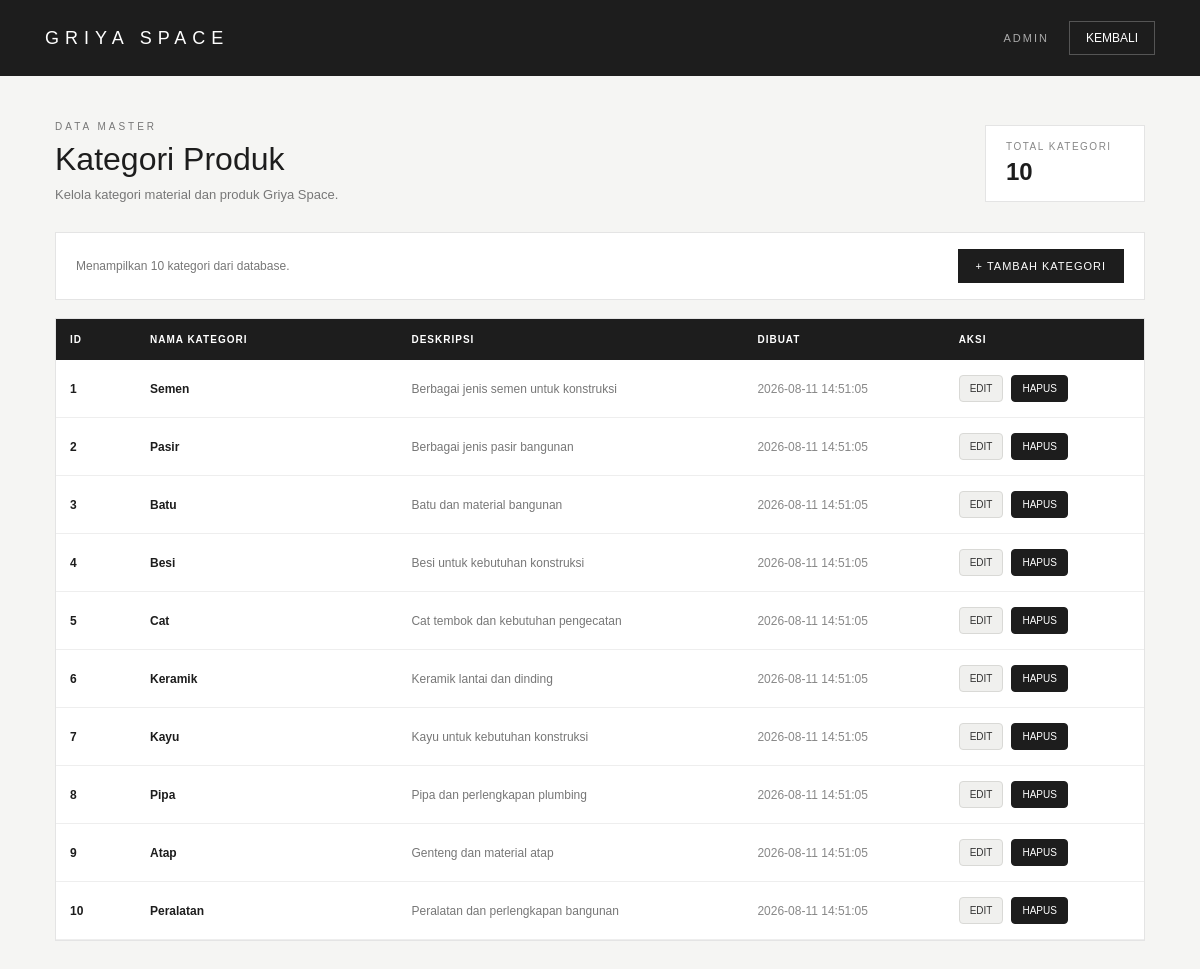
Screenshot of /griya-space/dashboard/admin/kategori/index.php (signed in) with the database file from the repository.
### tables this page shows
CREATE TABLE `kategori` (
  `id_kategori` int NOT NULL,
  `nama_kategori` varchar(100) NOT NULL,
  `deskripsi` text,
  `created_at` timestamp NULL DEFAULT CURRENT_TIMESTAMP
);

### griya-space/dashboard/admin/kategori/index.php (the view, shortened to what this page needs)
<?php
require_once "../../../config/database.php";
$sql = "
    SELECT
        id_kategori,
        nama_kategori,
        deskripsi,
        created_at
    FROM kategori
    ORDER BY id_kategori ASC
";
$result = mysqli_query($conn, $sql);
$jumlah_kategori = mysqli_num_rows($result);
?>
<!DOCTYPE html>
<html lang="id">
<head>
</head>
<body>
<header>
    <div class="brand">
        GRIYA SPACE
    </div>
    <div class="header-right">
        <div class="role">
            ADMIN
        </div>
        <a
            href="../index.php"
            class="back-link"
        >
            KEMBALI
        </a>
    </div>
</header>
<main>
    <section class="page-header">
        <div class="page-title">
            <small>
                DATA MASTER
            </small>
            <h1>
                Kategori Produk
            </h1>
            <p>
                Kelola kategori material dan produk Griya Space.
            </p>
        </div>
        <div class="summary">
            <span class="summary-label">
                TOTAL KATEGORI
            </span>
            <span class="summary-value">
                <?= $jumlah_kategori; ?>
            </span>
        </div>
    </section>
    <section class="toolbar">
        <div class="toolbar-info">
            Menampilkan
            <?= $jumlah_kategori; ?>
            kategori dari database.
        </div>
        <a
            href="tambah.php"
            class="add-button"
        >
            + TAMBAH KATEGORI
        </a>
    </section>
    <section class="table-container">
        <?php if ($jumlah_kategori > 0): ?>
            <table>
                <thead>
                    <tr>
                        <th>
                            ID
                        </th>
                        <th>
                            NAMA KATEGORI
                        </th>
                        <th>
                            DESKRIPSI
                        </th>
                        <th>
                            DIBUAT
                        </th>
                        <th>
                            AKSI
                        </th>
                    </tr>
                </thead>
                <tbody>
                    <?php while (
                        $kategori =
                        mysqli_fetch_assoc($result)
                    ): ?>
                        <tr>
                            <td class="category-id">
                                <?= (int) $kategori["id_kategori"]; ?>
                            </td>
                            <td class="category-name">
                                <?= htmlspecialchars(
                                    $kategori["nama_kategori"]
                                ); ?>
                            </td>
                            <td class="description">
                                <?= htmlspecialchars(
                                    $kategori["deskripsi"] ?? "-"
                                ); ?>
                            </td>
                            <td class="date">
                                <?= htmlspecialchars(
                                    $kategori["created_at"] ?? "-"
                                ); ?>
                            </td>
<td>
    <div style="
        display:flex;
        align-items:center;
        gap:8px;
    ">
        <a
            href="edit.php?id=<?= (int) $kategori["id_kategori"]; ?>"
            style="
                display:inline-block;
                padding:7px 10px;
                background:#f0f0ee;
                border:1px solid #d9d9d6;
                color:#333;
                text-decoration:none;
                font-size:10px;
                border-radius:4px;
            "
        >
            EDIT
        </a>
        <form
            action="hapus.php"
            method="POST"
            style="margin:0;"
            onsubmit="return confirm(
                'Yakin ingin menghapus kategori ini?'
            );"
        >
            <button
                type="submit"
                style="
                    padding:7px 10px;
                    background:#1d1d1d;
                    border:1px solid #1d1d1d;
                    color:white;
                    font-size:10px;
                    border-radius:4px;
                    cursor:pointer;
                "
            >
                HAPUS
            </button>
        </form>
    </div>
</td>
                        </tr>
                    <?php endwhile; ?>
                </tbody>
            </table>
        <?php else: ?>
            <div class="empty">
                Belum ada kategori di database.
            </div>
        <?php endif; ?>
    </section>
</main>
</body>
</html>

### griya-space/dashboard/admin/kategori/index.php (style rules this page uses)
* { box-sizing: border-box; margin: 0; padding: 0; }
body { font-family: Arial, Helvetica, sans-serif; background: #f5f5f3; color: #1d1d1d; }
header { min-height: 76px; background: #1d1d1d; color: white; display: flex; align-items: center; justify-content: space-between; padding: 18px 45px; }
.brand { font-size: 18px; letter-spacing: 6px; font-weight: 500; }
.header-right { display: flex; align-items: center; gap: 20px; }
.role { font-size: 11px; letter-spacing: 2px; color: #aaa; }
.back-link { color: white; text-decoration: none; font-size: 12px; border: 1px solid #555; padding: 9px 16px; transition: .2s; }
main { max-width: 1150px; margin: 0 auto; padding: 45px 30px; }
.page-header { display: flex; align-items: flex-end; justify-content: space-between; gap: 20px; margin-bottom: 30px; }
.page-title small { display: block; color: #777; font-size: 10px; letter-spacing: 3px; margin-bottom: 9px; }
.page-title h1 { font-size: 32px; font-weight: 500; }
.page-title p { margin-top: 9px; color: #777; font-size: 13px; }
.summary { background: white; border: 1px solid #e4e4e4; padding: 15px 20px; min-width: 160px; }
.summary-label { display: block; color: #888; font-size: 10px; letter-spacing: 1.5px; }
.summary-value { display: block; margin-top: 6px; font-size: 24px; font-weight: 600; }
.toolbar { background: white; border: 1px solid #e4e4e4; padding: 16px 20px; display: flex; align-items: center; justify-content: space-between; gap: 15px; margin-bottom: 18px; }
.toolbar-info { color: #777; font-size: 12px; }
.add-button { display: inline-flex; align-items: center; justify-content: center; text-decoration: none; background: #1d1d1d; color: white; padding: 11px 18px; font-size: 11px; letter-spacing: 1px; }
.table-container { background: white; border: 1px solid #e4e4e4; overflow-x: auto; }
table { width: 100%; border-collapse: collapse; min-width: 750px; }
thead { background: #1d1d1d; color: white; }
th { padding: 15px 14px; text-align: left; font-size: 10px; font-weight: 600; letter-spacing: 1px; white-space: nowrap; }
td { padding: 15px 14px; border-bottom: 1px solid #eeeeee; font-size: 12px; vertical-align: middle; }
.category-id { width: 80px; font-weight: 600; }
.category-name { font-weight: 600; min-width: 180px; }
.description { color: #777; line-height: 1.5; max-width: 480px; }
.date { color: #888; white-space: nowrap; }

### rows the page displays
kategori: id_kategori "1", nama_kategori "Semen", deskripsi "Berbagai jenis semen untuk konstruksi", created_at "2026-08-11 14:51:05"
kategori: id_kategori "2", nama_kategori "Pasir", deskripsi "Berbagai jenis pasir bangunan", created_at "2026-08-11 14:51:05"
kategori: id_kategori "3", nama_kategori "Batu", deskripsi "Batu dan material bangunan", created_at "2026-08-11 14:51:05"
kategori: id_kategori "4", nama_kategori "Besi", deskripsi "Besi untuk kebutuhan konstruksi", created_at "2026-08-11 14:51:05"
kategori: id_kategori "5", nama_kategori "Cat", deskripsi "Cat tembok dan kebutuhan pengecatan", created_at "2026-08-11 14:51:05"
kategori: id_kategori "6", nama_kategori "Keramik", deskripsi "Keramik lantai dan dinding", created_at "2026-08-11 14:51:05"
kategori: id_kategori "7", nama_kategori "Kayu", deskripsi "Kayu untuk kebutuhan konstruksi", created_at "2026-08-11 14:51:05"
kategori: id_kategori "8", nama_kategori "Pipa", deskripsi "Pipa dan perlengkapan plumbing", created_at "2026-08-11 14:51:05"
kategori: id_kategori "9", nama_kategori "Atap", deskripsi "Genteng dan material atap", created_at "2026-08-11 14:51:05"
kategori: id_kategori "10", nama_kategori "Peralatan", deskripsi "Peralatan dan perlengkapan bangunan", created_at "2026-08-11 14:51:05"

### other values shown
$jumlah_kategori "10"
